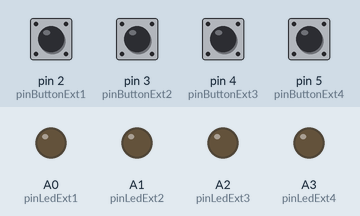
A sketch run on a simulated Arduino Mega 2560, built with avr-gcc and run on an emulated ATmega2560. Parts: output pins drawn as LEDs (lit = HIGH). The inputs (shaded band) are chosen by the test bench; at power-on: pin 2 (pinButtonExt1), pin 3 (pinButtonExt2), pin 4 (pinButtonExt3), pin 5 (pinButtonExt4) HIGH. What the sketch prints to the serial monitor is not drawn.

Above: at 1.4 s.
1.5 s: pin 2 (pinButtonExt1) pulled LOW for 0.15 s
At 2.7 s:
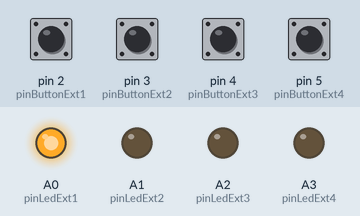
3.1 s: pin 3 (pinButtonExt2) pulled LOW for 0.15 s
At 4.1 s:
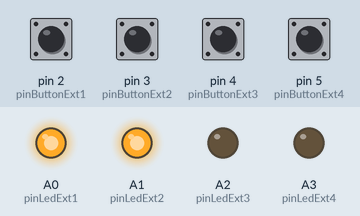
4.7 s: pin 4 (pinButtonExt3) pulled LOW for 0.15 s
At 5.1 s:
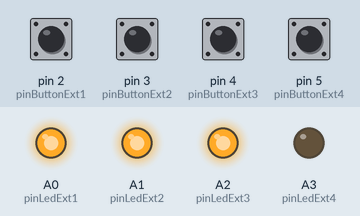
6.3 s: pin 5 (pinButtonExt4) pulled LOW for 0.15 s
At 7.4 s:
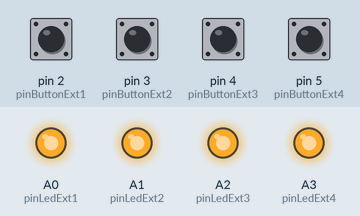
Timing chart, 0 to 8.9 s (numbered marks = the images above; inputs shaded):
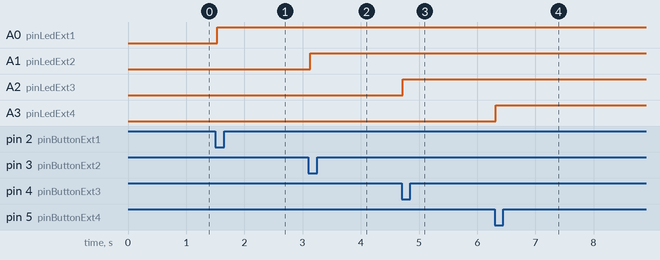

Measured:
- after the input at 1.5 s, A0 (pinLedExt1): LOW → HIGH at once
- after the input at 3.1 s, A1 (pinLedExt2): LOW → HIGH at once
- after the input at 4.7 s, A2 (pinLedExt3): LOW → HIGH at once
- after the input at 6.3 s, A3 (pinLedExt4): LOW → HIGH at once

The sketch:

main.ino
```cpp
/*
  Teste bancada — botões + LEDs pedidos exteriores (Arduino Mega)
  Pinagem: botões D2-D5 | LEDs A0-A3
*/

#define pinButtonExt1 2
#define pinButtonExt2 3
#define pinButtonExt3 4
#define pinButtonExt4 5

#define pinLedExt1 A0
#define pinLedExt2 A1
#define pinLedExt3 A2
#define pinLedExt4 A3

bool requestFloor1 = false;
bool requestFloor2 = false;
bool requestFloor3 = false;
bool requestFloor4 = false;

bool prevButton1 = HIGH;
bool prevButton2 = HIGH;
bool prevButton3 = HIGH;
bool prevButton4 = HIGH;

void printStatus() {
  Serial.print("LEDs: P1=");
  Serial.print(requestFloor1 ? "ON" : "off");
  Serial.print(" P2=");
  Serial.print(requestFloor2 ? "ON" : "off");
  Serial.print(" P3=");
  Serial.print(requestFloor3 ? "ON" : "off");
  Serial.print(" P4=");
  Serial.println(requestFloor4 ? "ON" : "off");
}

void setup() {
  Serial.begin(9600);
  while (!Serial && millis() < 3000) {
  }

  pinMode(pinButtonExt1, INPUT_PULLUP);
  pinMode(pinButtonExt2, INPUT_PULLUP);
  pinMode(pinButtonExt3, INPUT_PULLUP);
  pinMode(pinButtonExt4, INPUT_PULLUP);

  pinMode(pinLedExt1, OUTPUT);
  pinMode(pinLedExt2, OUTPUT);
  pinMode(pinLedExt3, OUTPUT);
  pinMode(pinLedExt4, OUTPUT);

  digitalWrite(pinLedExt1, LOW);
  digitalWrite(pinLedExt2, LOW);
  digitalWrite(pinLedExt3, LOW);
  digitalWrite(pinLedExt4, LOW);

  Serial.println();
  Serial.println("=== TESTE BOTOES + LEDs EXTERIORES ===");
  Serial.println("Botoes: D2 Piso1 | D3 Piso2 | D4 Piso3 | D5 Piso4");
  Serial.println("LEDs:   A0 Piso1 | A1 Piso2 | A2 Piso3 | A3 Piso4");
  Serial.println("Carrega num botao -> pedido fica latched + LED ON");
  Serial.println("--------------------------------------");
  printStatus();
}

void loop() {
  bool btn1 = digitalRead(pinButtonExt1);
  bool btn2 = digitalRead(pinButtonExt2);
  bool btn3 = digitalRead(pinButtonExt3);
  bool btn4 = digitalRead(pinButtonExt4);

  if (btn1 == LOW && prevButton1 == HIGH) {
    requestFloor1 = true;
    Serial.println(">> Botao PISO 1 premido — pedido guardado");
    printStatus();
  }
  if (btn2 == LOW && prevButton2 == HIGH) {
    requestFloor2 = true;
    Serial.println(">> Botao PISO 2 premido — pedido guardado");
    printStatus();
  }
  if (btn3 == LOW && prevButton3 == HIGH) {
    requestFloor3 = true;
    Serial.println(">> Botao PISO 3 premido — pedido guardado");
    printStatus();
  }
  if (btn4 == LOW && prevButton4 == HIGH) {
    requestFloor4 = true;
    Serial.println(">> Botao PISO 4 premido — pedido guardado");
    printStatus();
  }

  prevButton1 = btn1;
  prevButton2 = btn2;
  prevButton3 = btn3;
  prevButton4 = btn4;

  digitalWrite(pinLedExt1, requestFloor1 ? HIGH : LOW);
  digitalWrite(pinLedExt2, requestFloor2 ? HIGH : LOW);
  digitalWrite(pinLedExt3, requestFloor3 ? HIGH : LOW);
  digitalWrite(pinLedExt4, requestFloor4 ? HIGH : LOW);

  delay(20);
}
```
